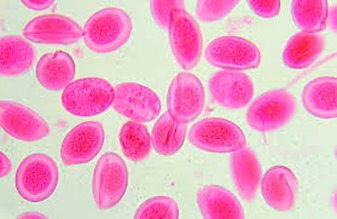
#> input picture citraB.jpg, 337 x 219 px
$ python 5_ThresholdingBiasa.py
#> lines starting #> are read from the running program, lines starting #| are printed output that depends on the picture; after the words box and inside, x2 and y2 are one past the last pixel; in counts of white or black regions, pixels touching at a corner belong together
import cv2
import matplotlib
import numpy as np
from matplotlib import pyplot as plt

# Baca citra dalam mode grayscale
image = cv2.imread('citraB.jpg', 0)  # Mode 0 untuk citra grayscale
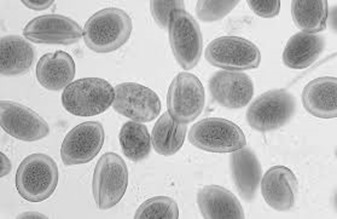
#> image: shape (219, 337); min 75, max 251, mean 190.4

# Tentukan nilai threshold secara manual (misalnya, 127)
threshold_value = 127

# Menggunakan thresholding biasa
_, binary_image = cv2.threshold(image, threshold_value, 255, cv2.THRESH_BINARY)
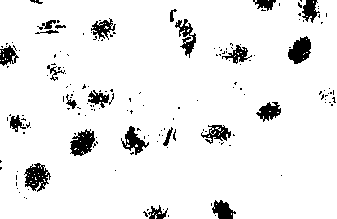
#> binary_image: shape (219, 337); 93% white; 171 black regions (146 under 20 px), largest, box (x1, y1, x2, y2) and area: (24, 163, 51, 192) 439, (70, 129, 95, 156) 428, (288, 36, 311, 64) 422

# Tampilkan citra asli dan citra hasil thresholding
cv2.imshow('Greyscale Image', image)
cv2.imshow('Thresholding Biasa', binary_image)
cv2.waitKey(0)
cv2.destroyAllWindows()

$ run again, with Nomor1.jpg copied over citraB.jpg
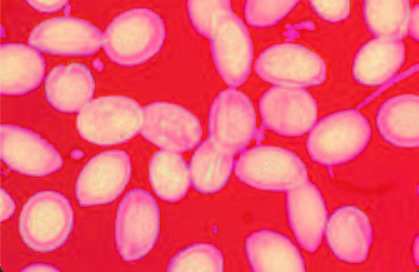
#> input picture Nomor1.jpg, 419 x 272 px
#> `image = cv2.imread('citraB.jpg', 0)`:
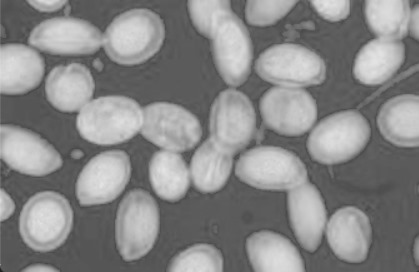
#> image: shape (272, 419); min 31, max 227, mean 135.3
#> `_, binary_image = cv2.threshold(image, threshold_value, 255, cv2.THRES..`:
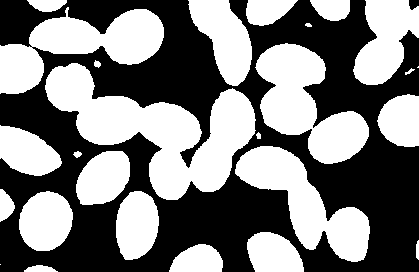
#> binary_image: shape (272, 419); 48.9% white; 26 white regions (2 under 20 px), largest, box (x1, y1, x2, y2) and area: (45, 63, 256, 200) 12349, (255, 43, 369, 164) 6998, (0, 7, 164, 94) 6663
